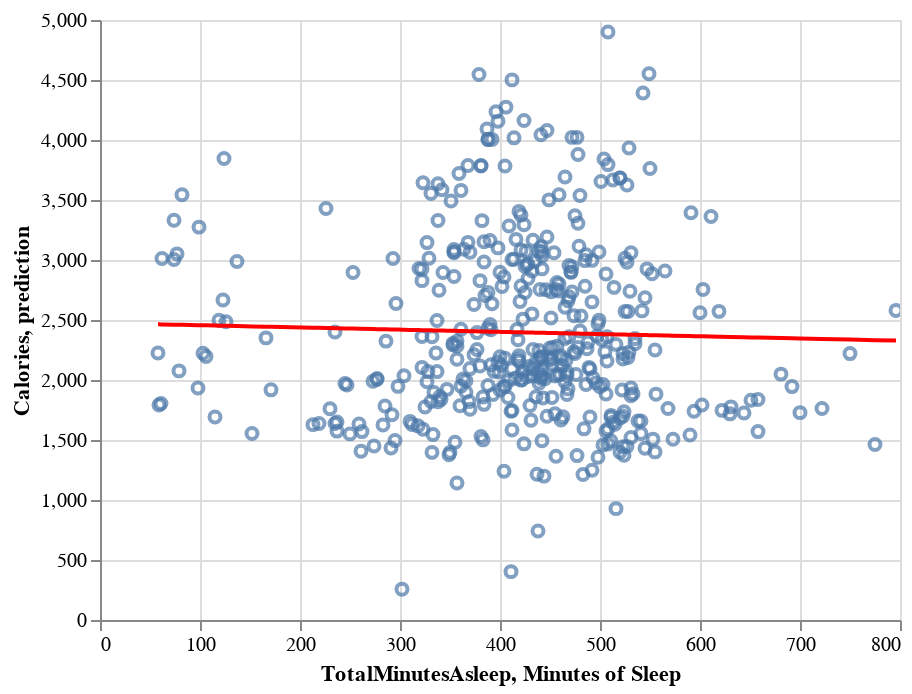

The code cell stored with this chart in its notebook:
### Code cell
#Now lets do a scatter plot with our line of best fit
chart1 = alt.Chart(df[["Calories", "TotalMinutesAsleep"]]).mark_point().encode(
    x='TotalMinutesAsleep',
    y='Calories'
).interactive()

chart2 = alt.Chart(predDF.reset_index()).mark_line(color='red').encode(
    x='Minutes of Sleep',
    y='prediction'
).interactive()

display(alt.layer(chart1, chart2))
#very little correlation

### Figure 1 — Vega-Lite specification as saved in the notebook (floating-point values rounded to 4 significant figures; data arrays with more than 128 entries replaced by an {"elided": "..."} marker saying what was removed)
{"config": {"view": {"continuousWidth": 400, "continuousHeight": 300}}, "layer": [{"data": {"name": "data-788d5da247d23b588e589f5aed5bccd5"}, "mark": "point", "encoding": {"x": {"type": "quantitative", "field": "TotalMinutesAsleep"}, "y": {"type": "quantitative", "field": "Calories"}}, "selection": {"selector023": {"type": "interval", "bind": "scales", "encodings": ["x", "y"]}}}, {"data": {"name": "data-a5c04a3f2489ab240030d999ae9a67eb"}, "mark": {"type": "line", "color": "red"}, "encoding": {"x": {"type": "quantitative", "field": "Minutes of Sleep"}, "y": {"type": "quantitative", "field": "prediction"}}, "selection": {"selector024": {"type": "interval", "bind": "scales", "encodings": ["x", "y"]}}}], "$schema": "https://vega.github.io/schema/vega-lite/v4.8.1.json", "datasets": {"data-788d5da247d23b588e589f5aed5bccd5": {"elided": "413 records"}, "data-a5c04a3f2489ab240030d999ae9a67eb": {"elided": "413 records"}}}
